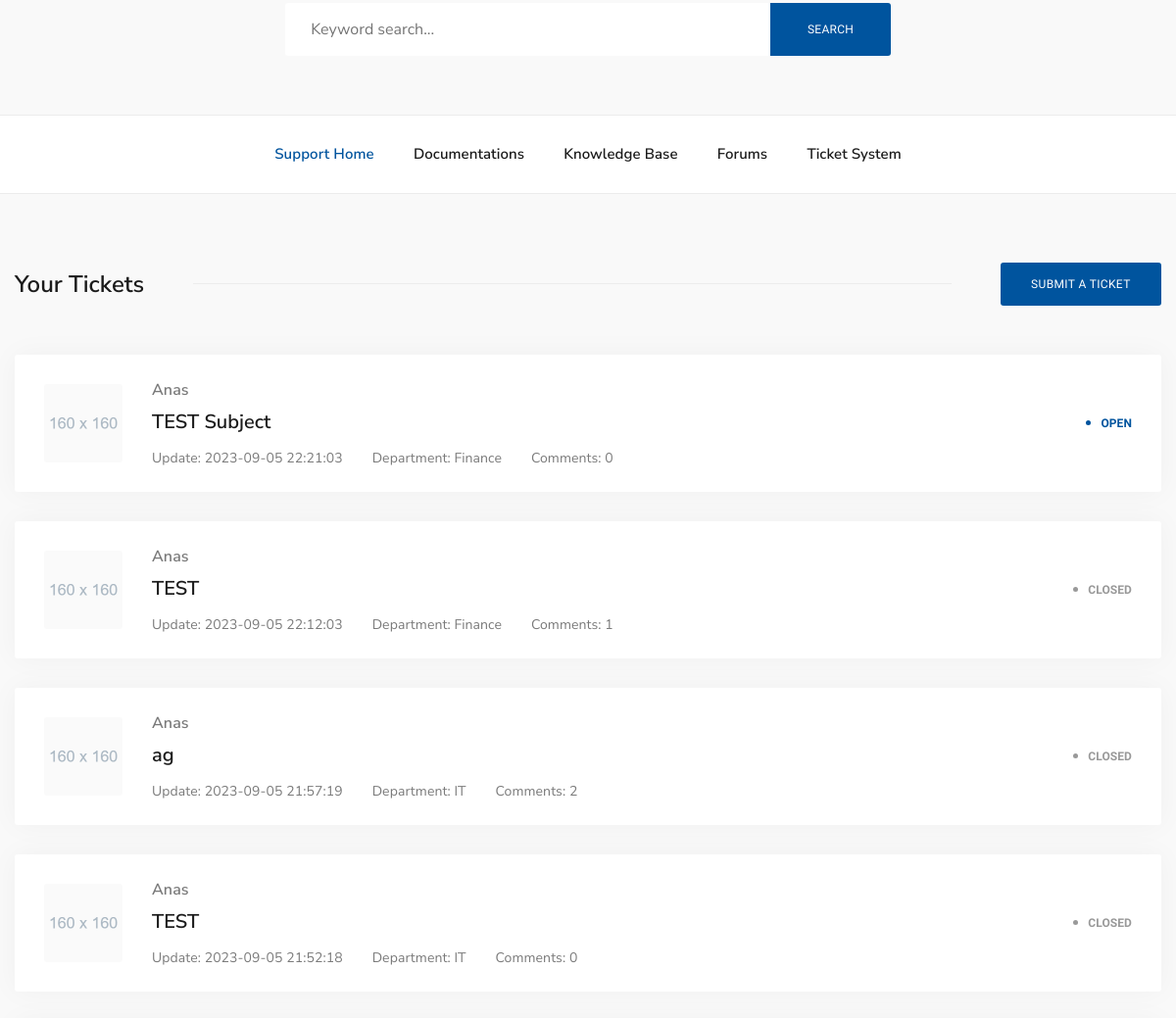
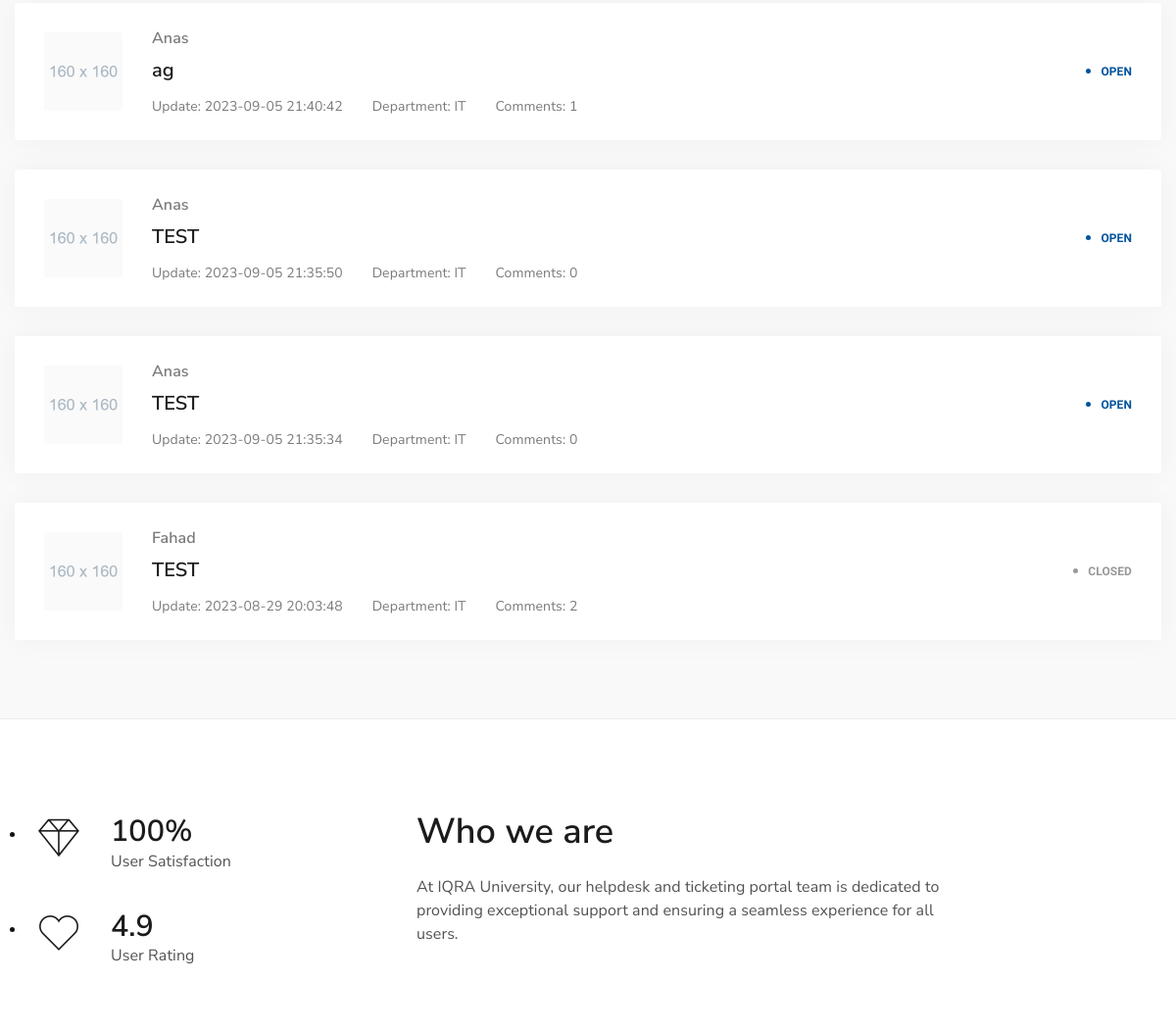
/forums.php (signed in, middle part), run on an earlier commit of the app's database (2 pictures, top to bottom).
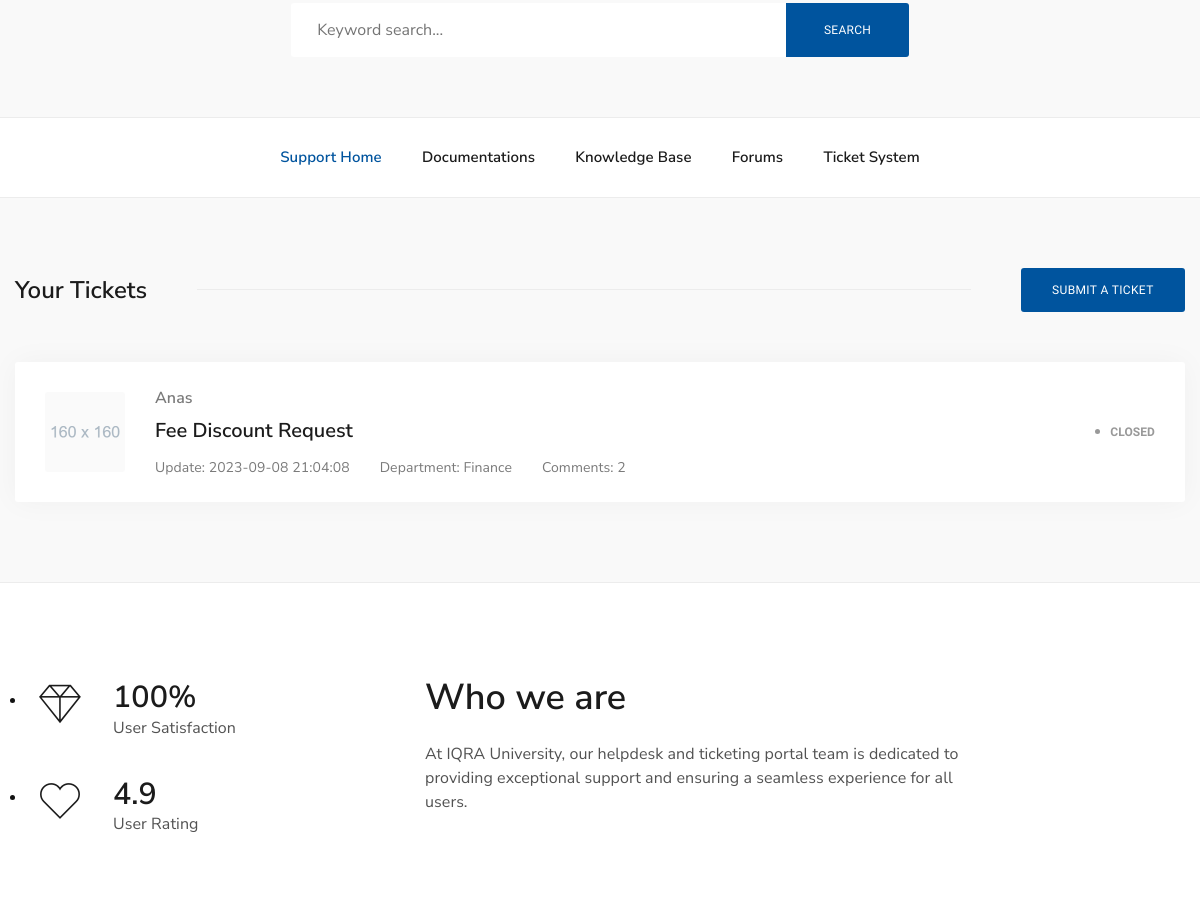
And on a later commit of the database.
### tables this page shows
CREATE TABLE `ticket` (
  `id` int(10) UNSIGNED NOT NULL,
  `title` varchar(256) NOT NULL,
  `ticket_description` text DEFAULT NULL,
  `date_added` varchar(30) DEFAULT NULL,
  `date_updated` varchar(30) DEFAULT NULL,
  `user_id` int(10) UNSIGNED NOT NULL,
  `department_id` int(10) UNSIGNED NOT NULL,
  `comments` int(11) DEFAULT NULL,
  `ticket_status` varchar(20) DEFAULT NULL
);

CREATE TABLE `user` (
  `id` int(10) UNSIGNED NOT NULL,
  `name` varchar(128) NOT NULL,
  `email` varchar(128) NOT NULL,
  `password` varchar(128) NOT NULL,
  `created_at` varchar(30) DEFAULT NULL,
  `profile_picture` varchar(256) DEFAULT NULL,
  `phone_number` varchar(20) DEFAULT NULL,
  `department_id` int(11) UNSIGNED NOT NULL,
  `role` varchar(20) DEFAULT NULL
);

CREATE TABLE `departments` (
  `id` int(10) UNSIGNED NOT NULL,
  `name` varchar(128) NOT NULL,
  `description` text DEFAULT NULL,
  `date_added` varchar(30) DEFAULT NULL,
  `admin_id` int(10) UNSIGNED NOT NULL
);

### forums.php (the view, shortened to what the changed rows need)
<!DOCTYPE html>
<html lang="en">
<head>
    <link rel="stylesheet" href="assets/vendor/bootstrap/dist/css/bootstrap.min.css">
    <link rel="stylesheet" href="assets/vendor/fancybox/dist/jquery.fancybox.min.css">
    <link rel="stylesheet" href="assets/vendor/pixeden-stroke-7-icon/pe-icon-7-stroke/dist/pe-icon-7-stroke.min.css">
    <link rel="stylesheet" type="text/css" href="assets/vendor/swiper/dist/css/swiper.min.css">
    <link rel="stylesheet" type="text/css" href="assets/vendor/bootstrap-select/dist/css/bootstrap-select.min.css">
    <link rel="stylesheet" type="text/css" href="assets/vendor/dropzone/dist/min/dropzone.min.css">
    <link rel="stylesheet" type="text/css" href="assets/vendor/quill/dist/quill.snow.css">
    <link rel="stylesheet" href="assets/css/amdesk.css">
    <link rel="stylesheet" href="assets/css/custom.css">
    <link rel="stylesheet" href="chatbot/style.css">
</head>
<body>
<?php
include ('php_scripts\header.php');
?>
    <div class="dx-main">
<div class="dx-box-5 bg-grey-6">
    <div class="container">
        <div class="row align-items-center justify-content-between vertical-gap mnt-30 sm-gap mb-50">
            <div class="col-auto">
                <h2 class="h4 mb-0 mt-0">Your Tickets</h2>
            </div>
        </div>
        <?php
$userRole = $_SESSION['user_role'];
if ($userRole === 'admin') {
    $sql = "SELECT ticket.*, user.name, departments.name AS department_name,
            (SELECT COUNT(*) FROM comments WHERE comments.ticket_id = ticket.id) AS comment_count
    FROM ticket
    INNER JOIN user ON ticket.user_id = user.id
    INNER JOIN departments ON ticket.department_id = departments.id
    ORDER BY ticket.date_added DESC";
}
$result = mysqli_query($conn, $sql);
while ($row = mysqli_fetch_assoc($result)) {
if ($row['ticket_status'] === 'Closed') {
    echo '<a href="ticket-details.php?ticket_id=' . $row['id'] . '" class="dx-ticket-item dx-ticket-new dx-ticket-closed dx-block-decorated">';
} else {
    echo '<a href="ticket-details.php?ticket_id=' . $row['id'] . '" class="dx-ticket-item dx-ticket-new dx-ticket-open dx-block-decorated">';
}
echo '<span class="dx-ticket-img">';
echo '<img src="assets/images/avatar-1.png" alt="">';
echo '</span>';
echo '<span class="dx-ticket-cont">';
echo '<span class="dx-ticket-name">' . $row['name'] . '</span>';
echo '<span class="dx-ticket-title h5">' . $row['title'] . '</span>';
echo '<ul class="dx-ticket-info">';
echo '<li>Update: ' . $row['date_updated'] . '</li>';
echo '<li>Department: ' . $row['department_name'] . '</li>';
echo '<li>Comments: ' . $row['comment_count'] . '</li>';
echo '</ul>';
echo '</span>';
echo '<span class="dx-ticket-status">'  .$row['ticket_status'].  '</span>';
echo '</a>';
}
?>
    </div>
</div>
<div class="dx-box-1">
            <div class="container">
                <div class="row vertical-gap lg-gap">
                    <div class="col-lg-6">
                        <h2>Who we are</h2>
                    </div>
                </div>
            </div>
        </div>
<?php
include ('php_scripts\footer.php');
 ?>
</body>
</html>

What changed in the data, as far as the page shows it:
removed ticket: user.name "Anas", title "TEST Subject", date_updated "2023-09-05 22:21:03", department.name "Finance", comment_count "0", ticket_status "OPEN"
removed ticket: user.name "Anas", title "TEST", date_updated "2023-09-05 22:12:03", department.name "Finance", comment_count "1", ticket_status "CLOSED"
removed ticket: user.name "Anas", title "ag", date_updated "2023-09-05 21:57:19", department.name "IT", comment_count "2", ticket_status "CLOSED"
removed ticket: user.name "Anas", title "TEST", date_updated "2023-09-05 21:52:18", department.name "IT", comment_count "0", ticket_status "CLOSED"
removed ticket: user.name "Anas", title "ag", date_updated "2023-09-05 21:40:42", department.name "IT", comment_count "1", ticket_status "OPEN"
removed ticket: user.name "Anas", title "TEST", date_updated "2023-09-05 21:35:50", department.name "IT", comment_count "0", ticket_status "OPEN"
removed ticket: user.name "Anas", title "TEST", date_updated "2023-09-05 21:35:34", department.name "IT", comment_count "0", ticket_status "OPEN"
removed ticket: user.name "Fahad", title "TEST", date_updated "2023-08-29 20:03:48", department.name "IT", comment_count "2", ticket_status "CLOSED"
added ticket: user.name "Anas", title "Fee Discount Request", date_updated "2023-09-08 21:04:08", department.name "Finance", comment_count "2", ticket_status "CLOSED"
